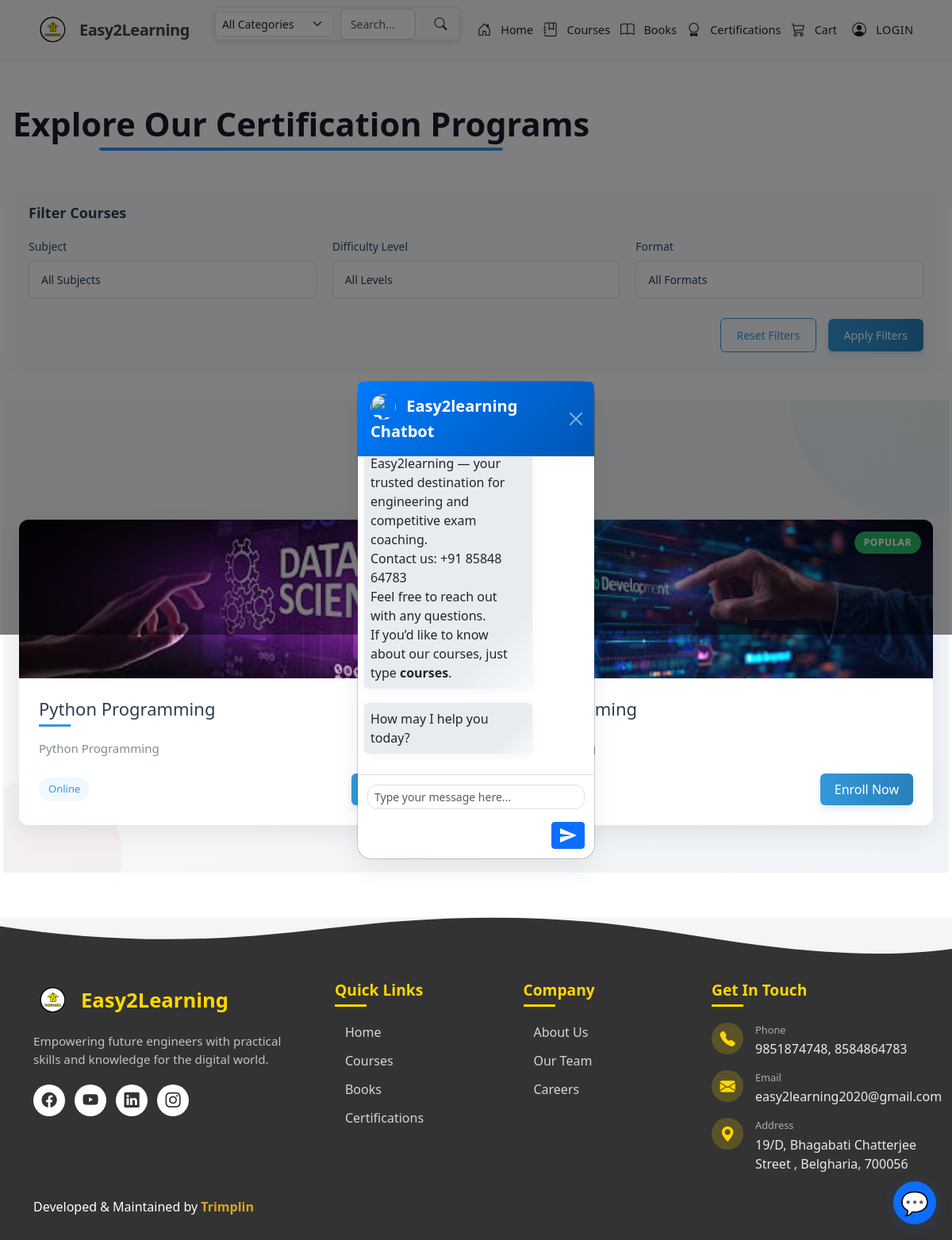
Page /certifications on the committed database.
### models.py (models this page shows)
class Course(db.Model):
    __tablename__ = 'courses'
    id = db.Column(db.Integer, primary_key=True)
    title = db.Column(db.String(100), nullable=False)
    description = db.Column(db.Text, nullable=True)
    is_popular = db.Column(db.Boolean, default=True)
    image = db.Column(db.String(255), nullable=True)  # Stores filename or file path
    price = db.Column(db.Float, nullable=False, default=0.0)
    is_certification = db.Column(db.Boolean, default=False)
    subject = db.Column(db.String(100), nullable=True)
    difficulty_level = db.Column(db.String(50), nullable=True)  # Beginner, Intermediate, Advanced
    duration = db.Column(db.String(50), nullable=True)  # e.g., "4 weeks", "2 months"
    teacher_id = db.Column(db.Integer, db.ForeignKey('teachers.id'), nullable=True)

### app.py (the view)
@app.route('/certifications')
def certifications():
    courses = Course.query.all()
    return render_template('certifications.html', courses=courses)

### templates/certifications.html (shortened to what this page needs)
<link rel="stylesheet" href="/static/css/e2ln-courses.css">
{% extends 'base_new.html' %}
{% block content %}
<div class="e2l-certifications-container">
  <h2 class="e2l-section-title text-center">Explore Our Certification Programs</h2>
  <div class="category-filter-container" style="max-width: 1200px; margin: 0 auto 40px; padding: 20px; background-color: #f8fafc; border-radius: 10px; box-shadow: 0 4px 15px rgba(0,0,0,0.05);">
    <h3 style="margin-bottom: 20px; font-size: 18px; color: #2c3e50; font-weight: 600;">Filter Courses</h3>
    <div style="display: grid; grid-template-columns: repeat(auto-fit, minmax(250px, 1fr)); gap: 20px;">
      <div class="filter-group">
        <label for="subject-filter" style="display: block; margin-bottom: 8px; font-size: 14px; color: #34495e; font-weight: 500;">Subject</label>
        <div style="position: relative;">
          <select id="subject-filter" class="filter-select" style="width: 100%; padding: 12px 15px; border: 1px solid #e0e0e0; border-radius: 6px; font-size: 14px; color: #2c3e50; appearance: none; background-color: white; transition: all 0.3s ease;">
            <option value="">All Subjects</option>
          </select>
        </div>
      </div>
      <div class="filter-group">
        <label for="level-filter" style="display: block; margin-bottom: 8px; font-size: 14px; color: #34495e; font-weight: 500;">Difficulty Level</label>
        <div style="position: relative;">
          <select id="level-filter" class="filter-select" style="width: 100%; padding: 12px 15px; border: 1px solid #e0e0e0; border-radius: 6px; font-size: 14px; color: #2c3e50; appearance: none; background-color: white; transition: all 0.3s ease;">
            <option value="">All Levels</option>
          </select>
        </div>
      </div>
      <div class="filter-group">
        <label for="format-filter" style="display: block; margin-bottom: 8px; font-size: 14px; color: #34495e; font-weight: 500;">Format</label>
        <div style="position: relative;">
          <select id="format-filter" class="filter-select" style="width: 100%; padding: 12px 15px; border: 1px solid #e0e0e0; border-radius: 6px; font-size: 14px; color: #2c3e50; appearance: none; background-color: white; transition: all 0.3s ease;">
            <option value="">All Formats</option>
          </select>
        </div>
      </div>
    </div>
    <div style="margin-top: 25px; text-align: right;">
      <button id="reset-filters" style="background: transparent; border: 1px solid #3498db; color: #3498db; padding: 10px 20px; border-radius: 6px; margin-right: 10px; font-size: 14px; font-weight: 500; cursor: pointer; transition: all 0.3s ease;">Reset Filters</button>
      <button id="apply-filters" style="background: linear-gradient(to right, #3498db, #2980b9); color: white; border: none; padding: 10px 20px; border-radius: 6px; font-size: 14px; font-weight: 500; cursor: pointer; transition: all 0.3s ease; box-shadow: 0 4px 8px rgba(52, 152, 219, 0.2);">Apply Filters</button>
    </div>
  </div>
  <div class="row g-4">
<section style="text-align: center; padding: 60px 20px; font-family: 'Segoe UI', Tahoma, Geneva, Verdana, sans-serif; background: linear-gradient(135deg, #f9f9f9 0%, #f0f4f8 100%); position: relative; overflow: hidden;">
  <div style="max-width: 1200px; margin: 0 auto; position: relative; z-index: 2;">
    <h2 style="margin-bottom: 48px; font-size: 36px; color: #2c3e50; font-weight: 600; position: relative; display: inline-block; animation: fadeInDown 0.8s ease-out;">All Courses
    </h2>
    <div id="courses-container" style="display: grid; grid-template-columns: repeat(auto-fit, minmax(300px, 1fr)); gap: 30px;">
      {% for course in courses %}
        <div class="course-card"
             data-subject="{{ course.subject|default('') }}"
             data-level="{{ course.level|default('') }}"
             data-format="{{ course.format|default('') }}"
             style="border: none; border-radius: 12px; overflow: hidden; background-color: #fff; box-shadow: 0 10px 30px rgba(0,0,0,0.08); transition: all 0.4s cubic-bezier(0.165, 0.84, 0.44, 1); cursor: pointer; position: relative; opacity: 0; animation: fadeIn 0.6s ease-out forwards; animation-delay: calc(0.1s * {{ loop.index }}); transform: translateY(20px);"
             onmouseover="this.style.transform='translateY(-10px)'; this.style.boxShadow='0 15px 35px rgba(52, 152, 219, 0.15)'; this.querySelector('.course-title-underline').style.width='70%';"
             onmouseout="this.style.transform='translateY(0)'; this.style.boxShadow='0 10px 30px rgba(0,0,0,0.08)'; this.querySelector('.course-title-underline').style.width='40px';">
          <div class="course-card-image-container">
            {% if course.image %}
              <img class="course-card-image" src="{{ url_for('static', filename='uploads/courses/' + course.image) if course.image else url_for('static', filename='uploads/default_course.jpg') }}" alt="{{ course.title }}">
            {% else %}
              <img class="course-card-image" src="{{ url_for('static', filename='uploads/default_course.jpg') }}" alt="Default Image">
            {% endif %}
            <div style="position: absolute; top: 15px; right: 15px; background-color: rgba(46, 204, 113, 0.9); color: white; font-size: 12px; font-weight: 600; padding: 5px 12px; border-radius: 30px; letter-spacing: 0.5px; box-shadow: 0 4px 8px rgba(0,0,0,0.1);">POPULAR</div>
          </div>
          <div style="padding: 25px; text-align: left;">
            <h3 style="margin: 0 0 15px; font-size: 22px; color: #2c3e50; position: relative; padding-bottom: 10px;">{{ course.title }}
              <span class="course-title-underline" style="position: absolute; bottom: 0; left: 0; width: 40px; height: 3px; background-color: #3498db; transition: width 0.3s ease;"></span>
            </h3>
            <p style="margin: 0; color: #7f8c8d; font-size: 15px; line-height: 1.6; display: -webkit-box; -webkit-line-clamp: 3; -webkit-box-orient: vertical; overflow: hidden; text-overflow: ellipsis;">{{ course.description }}</p>
            <div style="margin-top: 20px; display: flex; justify-content: space-between; align-items: center;">
              <span style="background-color: #f1f9ff; color: #3498db; padding: 5px 12px; border-radius: 20px; font-size: 13px; font-weight: 500;">Online</span>
              <button
  style="background: linear-gradient(to right, #3498db, #2980b9); color: white; border: none; padding: 8px 18px; border-radius: 6px; font-weight: 500; cursor: pointer; transition: all 0.3s ease; box-shadow: 0 4px 8px rgba(52, 152, 219, 0.2);"
  onmouseover="this.style.transform='translateY(-2px)'; this.style.boxShadow='0 6px 12px rgba(52, 152, 219, 0.3)';"
  onmouseout="this.style.transform='translateY(0)'; this.style.boxShadow='0 4px 8px rgba(52, 152, 219, 0.2)';"
  onclick="window.location.href='{% if session.user_id %}{{ url_for("enroll_course", course_id=course.id) }}{% else %}{{ url_for("login") }}{% endif %}';"
>
  Enroll Now
</button>
            </div>
          </div>
        </div>
      {% endfor %}
    </div>
  </div>
  <div style="position: absolute; width: 300px; height: 300px; border-radius: 50%; background: linear-gradient(45deg, rgba(52, 152, 219, 0.05), rgba(46, 204, 113, 0.05)); top: -150px; right: -100px; z-index: 1; animation: float 15s infinite alternate ease-in-out;"></div>
  <div style="position: absolute; width: 200px; height: 200px; border-radius: 50%; background: linear-gradient(45deg, rgba(155, 89, 182, 0.05), rgba(231, 76, 60, 0.05)); bottom: -80px; left: -50px; z-index: 1; animation: float 12s infinite alternate-reverse ease-in-out;"></div>
</div>
{% endblock %}

### static/css/e2ln-courses.css (style rules this page uses)
:root { --primary-color: #3a86ff; --success-color: #2ecc71; --info-color: #3498db; --warning-color: #f39c12; --danger-color: #e74c3c; --secondary-color: #6c757d; --light-color: #f8f9fa; --dark-color: #343a40; --border-radius: 0.75rem; --box-shadow: 0 10px 20px rgba(0, 0, 0, 0.1); --transition: all 0.3s ease; }
body { font-family: 'Poppins', sans-serif; background-color: #f8f9fb; color: #333; }
.e2l-certifications-container { max-width: 1200px; margin: 0 auto; padding: 3.5rem 1rem; }
.e2l-section-title { font-size: 2.6rem; font-weight: 700; margin-bottom: 3rem; color: #1a1a2e; position: relative; display: inline-block; padding-bottom: 0.5rem; }
.e2l-section-title::after { content: ""; position: absolute; width: 70%; height: 4px; background: linear-gradient(90deg, var(--primary-color), var(--info-color)); bottom: 0; left: 15%; border-radius: 2px; }
.course-card-image-container { position: relative; overflow: hidden; height: 200px; }
.course-card-image { width: 100%; height: 100%; object-fit: cover; transition: transform 0.5s ease; }

### static/css/style.css (style rules this page uses)
:root { --primary: #FFD700; --primary-light: #e9e7dc; --primary-dark: #E6C200; --secondary:#333333 ; --secondary-light: #444444; --secondary-dark: #222222; --white: #FFFFFF; --light-gray: #F5F5F5; --medium-gray: #E0E0E0; --text-dark: #222222; --text-light: #666666; --transition: all 0.3s ease; --shadow-sm: 0 2px 4px rgba(0, 0, 0, 0.1); --shadow: 0 4px 6px rgba(0, 0, 0, 0.1); --shadow-lg: 0 10px 15px rgba(0, 0, 0, 0.1); --border-radius: 8px; }
body { font-family: 'Poppins', sans-serif; color: var(--text-dark); background-color: var(--light-gray); line-height: 1.6; overflow-x: hidden; }
.course-card { border: none; border-radius: var(--border-radius); overflow: hidden; transition: var(--transition); height: 100%; display: flex; flex-direction: column; }

### rows in the picture
Course: image (picture), title "Python Programming", description "Python Programming"
Course: image (picture)
